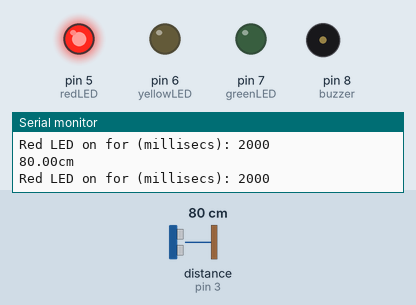
Simulated run of this sketch. Board: Arduino Uno, built with avr-gcc and run on an emulated ATmega328P. Parts: output pins drawn as LEDs (lit = HIGH), buzzer (waves = sounding), the last lines printed to the serial monitor. Wiring (inferred from the names in the program): ultrasonic range finder: trigger pin 2; echo pin 3. Inputs (shaded band) come from the test bench; at power-on: distance to the obstacle (sensor on pin 3) 80 cm. The echo pulse lasts 58.3 µs per cm; pins used as bus, display or sensor lines are not drawn.

Above: at 1.2 s.
1.3 s: distance to the obstacle (sensor on pin 3) set to 12 cm
At 3.7 s:
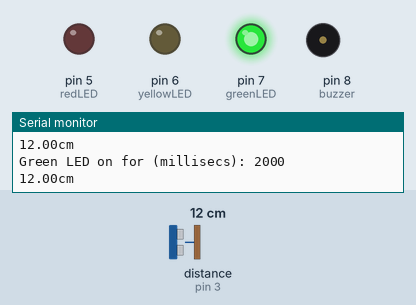
4.3 s: distance to the obstacle (sensor on pin 3) set to 9 cm
At 7.2 s:
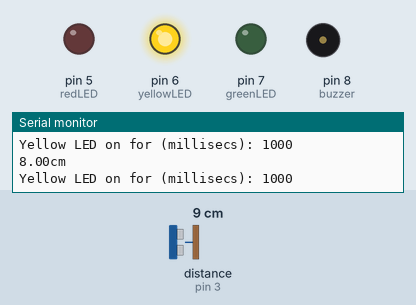
7.3 s: distance to the obstacle (sensor on pin 3) set to 24 cm
9.7 s: distance to the obstacle (sensor on pin 3) set to 30 cm
11.7 s: distance to the obstacle (sensor on pin 3) set to 2 cm
At 11.86 s:
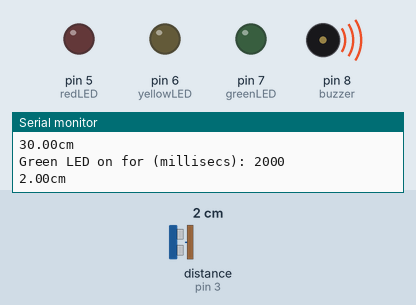
Timing chart, 0 to 15.7 s (numbered marks = the images above; inputs shaded):
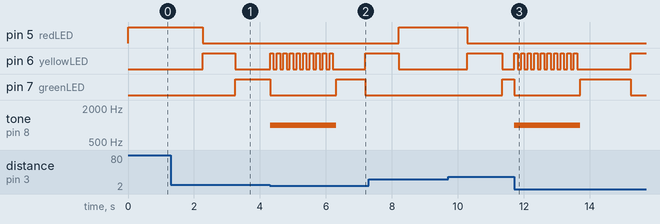

Measured:
- the behaviour switches between 11 and 10 cm on distance to the obstacle (sensor on pin 3) (found by bisection; images 1 and 2)
- after the input at 1.3 s, pin 5 (redLED): HIGH → LOW after 0.97 s instead of 1.3 s; pin 7 (greenLED): LOW → HIGH after 1.9 s instead of 2.6 s
- after the input at 4.3 s, pin 5 (redLED): stays LOW (without the input it goes to HIGH after 1.9 s); pin 7 (greenLED): HIGH → LOW after 0.01 s instead of 0.90 s; tone on pin 8 (buzzer): silent → 1000 Hz at once, → silent 2.0 s later
- after the input at 11.7 s, pin 5 (redLED): stays LOW (without the input it goes to HIGH after 2.8 s); pin 7 (greenLED): HIGH → LOW after 0.01 s instead of 1.8 s; tone on pin 8 (buzzer): silent → 1000 Hz at once, → silent 2.0 s later

The sketch:

2.Traffic_Lights___Pedestrian_Mode.ino
```cpp
#define ECHOPIN 3 //Defining the pin for the Ultrasonic input
#define TRIGPIN 2 //Defining the pin for the Ultrasonic output

int redLED = 5; //declaring red LEd pin number
int yellowLED = 6;//declaring yellow LEd pin number
int greenLED = 7; //declaring green LEd pin number
int buzzer = 8; // declaring buzzer pin number

int redWait = 2000;//milliseconds
int yellowWait = 1000;//milliseconds
int greenWait = 2000;//milliseconds
int flash_Time = 100; //milliseconds
int sonic_Threshold = 10; //cm

float dist_Tracker = 0;

void setup() { //Initializations
pinMode(redLED, OUTPUT);
pinMode(yellowLED, OUTPUT);
pinMode(greenLED, OUTPUT);
pinMode(redLED, OUTPUT);
pinMode(ECHOPIN, INPUT);
pinMode(TRIGPIN, OUTPUT);
pinMode (buzzer, OUTPUT);
 // attachInterrupt(digitalPinToInterrupt(redLED), ultraSonic, FALLING);
//attachInterrupt(0, ultraSonic, RISING);
Serial.begin(115200); //Initialzing Serial communication port and its rate
}

void redLED_On(){
  noTone(buzzer);
  Serial.print("Red LED on for (millisecs): ");
  Serial.println(redWait);
  digitalWrite(yellowLED, LOW);
  digitalWrite(greenLED, LOW);
  digitalWrite(redLED, HIGH);
}
void yellowLED_On(){
  noTone(buzzer);
  Serial.print("Yellow LED on for (millisecs): ");
  Serial.println(yellowWait);
  digitalWrite(redLED, LOW);
  digitalWrite(yellowLED, HIGH);
  digitalWrite(greenLED, LOW);
}

void greenLED_On(){
  noTone(buzzer);
  Serial.print("Green LED on for (millisecs): ");
  Serial.println(greenWait);
  digitalWrite(redLED, LOW);
  digitalWrite(yellowLED, LOW);
  digitalWrite(greenLED, HIGH);
}
/*
void regularMode(){
  noTone(buzzer);
  redLED_On();
 yellowLED_On();
 greenLED_On();
 yellowLED_On();

}*/
void yellowBlinkbuz(){
  for (int i =0; i < 10; i++){
    tone(buzzer, 1000, 1000);
    digitalWrite(yellowLED, HIGH);
    digitalWrite(redLED, LOW);
    digitalWrite(greenLED, LOW);
    delay(flash_Time);
    digitalWrite(yellowLED, LOW);
    delay(flash_Time);
  }
}

int counter1 = 0;
int counter2 = 0;

void ultraSonic(){
  digitalWrite(TRIGPIN, LOW);
  delayMicroseconds(2);
  digitalWrite(TRIGPIN,HIGH);
  delayMicroseconds(10);
  digitalWrite(TRIGPIN,LOW);
 float sonic_Distance = pulseIn(ECHOPIN, HIGH)/58; // return 0 if no high pulse in 1sec
 Serial.print(sonic_Distance);
 Serial.println("cm");

if (sonic_Distance < sonic_Threshold){
    if(counter1 != counter2){
    yellowBlinkbuz();
    counter1 = 0;
    counter2 =0;
    }
    counter2++;
}
counter1++;
}
void redLight(){
  for (int x = 0; x < 200*0.8; x++){ // multiply by 0.8 for callibration to real clock
    ultraSonic();
  redLED_On();
  delay(10);
  }
}
void yellowLight(){
  for (int x = 0; x < 100*0.8; x++){
    ultraSonic();
  yellowLED_On();
  delay(10);
  }
}
void greenLight(){
  for (int x = 0; x < 200*0.8; x++){
  ultraSonic();
  greenLED_On();
  delay(10);
  }
}
void loop(){
  redLight();
  yellowLight();
  greenLight();
  yellowLight();
}
```
